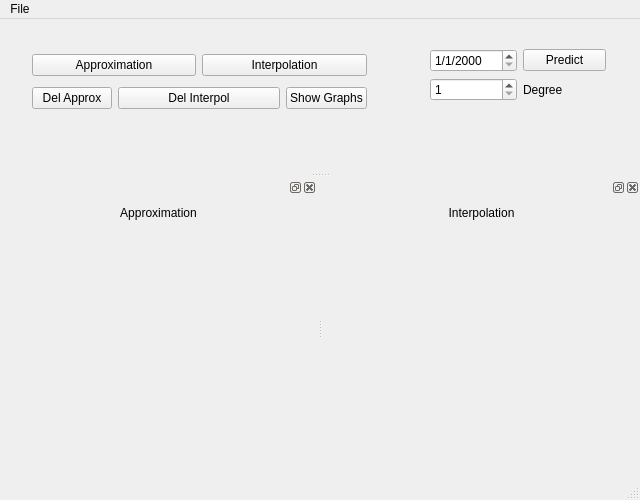
<?xml version="1.0" encoding="UTF-8"?>
<ui version="4.0">
 <class>MainWindow</class>
 <widget class="QMainWindow" name="MainWindow">
  <property name="geometry">
   <rect>
    <x>0</x>
    <y>0</y>
    <width>640</width>
    <height>500</height>
   </rect>
  </property>
  <property name="minimumSize">
   <size>
    <width>640</width>
    <height>250</height>
   </size>
  </property>
  <property name="windowTitle">
   <string>MainWindow</string>
  </property>
  <property name="windowIcon">
   <iconset resource="../icon.qrc">
    <normaloff>:/stonks.png</normaloff>
    <normalon>:/stonks.png</normalon>:/stonks.png</iconset>
  </property>
  <widget class="QWidget" name="centralwidget">
   <widget class="QWidget" name="layoutWidget">
    <property name="geometry">
     <rect>
      <x>32</x>
      <y>30</y>
      <width>335</width>
      <height>66</height>
     </rect>
    </property>
    <layout class="QGridLayout" name="gridLayout_2">
     <item row="0" column="0" colspan="2">
      <widget class="QPushButton" name="approx_btn">
       <property name="text">
        <string>Approximation</string>
       </property>
      </widget>
     </item>
     <item row="0" column="2" colspan="2">
      <widget class="QPushButton" name="Interpol_btn">
       <property name="text">
        <string>Interpolation</string>
       </property>
      </widget>
     </item>
     <item row="1" column="0">
      <widget class="QPushButton" name="del_approx_btn">
       <property name="text">
        <string>Del Approx</string>
       </property>
      </widget>
     </item>
     <item row="1" column="1" colspan="2">
      <widget class="QPushButton" name="del_Interpol_btn">
       <property name="text">
        <string>Del Interpol</string>
       </property>
      </widget>
     </item>
     <item row="1" column="3">
      <widget class="QPushButton" name="show_graph_btn">
       <property name="text">
        <string>Show Graphs</string>
       </property>
      </widget>
     </item>
    </layout>
   </widget>
   <widget class="QWidget" name="layoutWidget">
    <property name="geometry">
     <rect>
      <x>430</x>
      <y>30</y>
      <width>176</width>
      <height>91</height>
     </rect>
    </property>
    <layout class="QGridLayout" name="gridLayout_4">
     <item row="0" column="0">
      <widget class="QDateEdit" name="predict_date_edit">
       <property name="enabled">
        <bool>true</bool>
       </property>
       <property name="keyboardTracking">
        <bool>true</bool>
       </property>
       <property name="displayFormat">
        <string>M/d/yyyy</string>
       </property>
      </widget>
     </item>
     <item row="0" column="1">
      <widget class="QPushButton" name="predict_btn">
       <property name="enabled">
        <bool>true</bool>
       </property>
       <property name="text">
        <string>Predict</string>
       </property>
      </widget>
     </item>
     <item row="1" column="0">
      <widget class="QSpinBox" name="predict_degree_sb">
       <property name="minimum">
        <number>1</number>
       </property>
       <property name="maximum">
        <number>20</number>
       </property>
      </widget>
     </item>
     <item row="1" column="1">
      <widget class="QLabel" name="degree_lb">
       <property name="text">
        <string>Degree</string>
       </property>
      </widget>
     </item>
     <item row="2" column="0" colspan="2">
      <widget class="QLabel" name="predict_lb">
       <property name="minimumSize">
        <size>
         <width>0</width>
         <height>20</height>
        </size>
       </property>
       <property name="font">
        <font>
         <pointsize>15</pointsize>
        </font>
       </property>
       <property name="text">
        <string/>
       </property>
       <property name="scaledContents">
        <bool>true</bool>
       </property>
       <property name="alignment">
        <set>Qt::AlignCenter</set>
       </property>
      </widget>
     </item>
    </layout>
   </widget>
  </widget>
  <widget class="QMenuBar" name="menubar">
   <property name="geometry">
    <rect>
     <x>0</x>
     <y>0</y>
     <width>640</width>
     <height>22</height>
    </rect>
   </property>
   <widget class="QMenu" name="menuFile">
    <property name="title">
     <string>File</string>
    </property>
    <addaction name="ActionOpenStockQuotes"/>
   </widget>
   <addaction name="menuFile"/>
  </widget>
  <widget class="QStatusBar" name="statusbar"/>
  <widget class="QDockWidget" name="ApproxDock">
   <property name="sizePolicy">
    <sizepolicy hsizetype="Preferred" vsizetype="Preferred">
     <horstretch>0</horstretch>
     <verstretch>0</verstretch>
    </sizepolicy>
   </property>
   <property name="minimumSize">
    <size>
     <width>300</width>
     <height>300</height>
    </size>
   </property>
   <property name="baseSize">
    <size>
     <width>0</width>
     <height>0</height>
    </size>
   </property>
   <property name="floating">
    <bool>false</bool>
   </property>
   <property name="features">
    <set>QDockWidget::DockWidgetClosable|QDockWidget::DockWidgetFloatable|QDockWidget::DockWidgetMovable</set>
   </property>
   <property name="allowedAreas">
    <set>Qt::BottomDockWidgetArea</set>
   </property>
   <property name="windowTitle">
    <string/>
   </property>
   <attribute name="dockWidgetArea">
    <number>8</number>
   </attribute>
   <widget class="QWidget" name="dockWidgetContents_2">
    <layout class="QGridLayout" name="gridLayout_3">
     <item row="0" column="0">
      <widget class="QLabel" name="approx_label">
       <property name="maximumSize">
        <size>
         <width>16777215</width>
         <height>14</height>
        </size>
       </property>
       <property name="baseSize">
        <size>
         <width>500</width>
         <height>0</height>
        </size>
       </property>
       <property name="text">
        <string>Approximation</string>
       </property>
       <property name="alignment">
        <set>Qt::AlignCenter</set>
       </property>
      </widget>
     </item>
     <item row="1" column="0">
      <widget class="QCustomPlot" name="approx_plot" native="true">
       <property name="cursor">
        <cursorShape>CrossCursor</cursorShape>
       </property>
      </widget>
     </item>
    </layout>
   </widget>
  </widget>
  <widget class="QDockWidget" name="InterpolDock">
   <property name="sizePolicy">
    <sizepolicy hsizetype="Preferred" vsizetype="Preferred">
     <horstretch>0</horstretch>
     <verstretch>0</verstretch>
    </sizepolicy>
   </property>
   <property name="minimumSize">
    <size>
     <width>300</width>
     <height>300</height>
    </size>
   </property>
   <property name="baseSize">
    <size>
     <width>0</width>
     <height>0</height>
    </size>
   </property>
   <property name="features">
    <set>QDockWidget::DockWidgetClosable|QDockWidget::DockWidgetFloatable|QDockWidget::DockWidgetMovable</set>
   </property>
   <property name="allowedAreas">
    <set>Qt::BottomDockWidgetArea</set>
   </property>
   <property name="windowTitle">
    <string/>
   </property>
   <attribute name="dockWidgetArea">
    <number>8</number>
   </attribute>
   <widget class="QWidget" name="dockWidgetContents">
    <layout class="QGridLayout" name="gridLayout">
     <item row="0" column="0">
      <widget class="QLabel" name="interpol_label">
       <property name="maximumSize">
        <size>
         <width>16777215</width>
         <height>14</height>
        </size>
       </property>
       <property name="baseSize">
        <size>
         <width>500</width>
         <height>0</height>
        </size>
       </property>
       <property name="text">
        <string>Interpolation</string>
       </property>
       <property name="alignment">
        <set>Qt::AlignCenter</set>
       </property>
      </widget>
     </item>
     <item row="1" column="0">
      <widget class="QCustomPlot" name="interpol_plot" native="true">
       <property name="cursor">
        <cursorShape>CrossCursor</cursorShape>
       </property>
      </widget>
     </item>
    </layout>
   </widget>
  </widget>
  <action name="ActionOpenStockQuotes">
   <property name="text">
    <string>Open Stock Quotes</string>
   </property>
   <property name="shortcut">
    <string>Ctrl+O</string>
   </property>
  </action>
 </widget>
 <customwidgets>
  <customwidget>
   <class>QCustomPlot</class>
   <extends>QWidget</extends>
   <header>other/qcustomplot.h</header>
   <container>1</container>
  </customwidget>
 </customwidgets>
 <resources>
  <include location="../icon.qrc"/>
 </resources>
 <connections/>
</ui>
